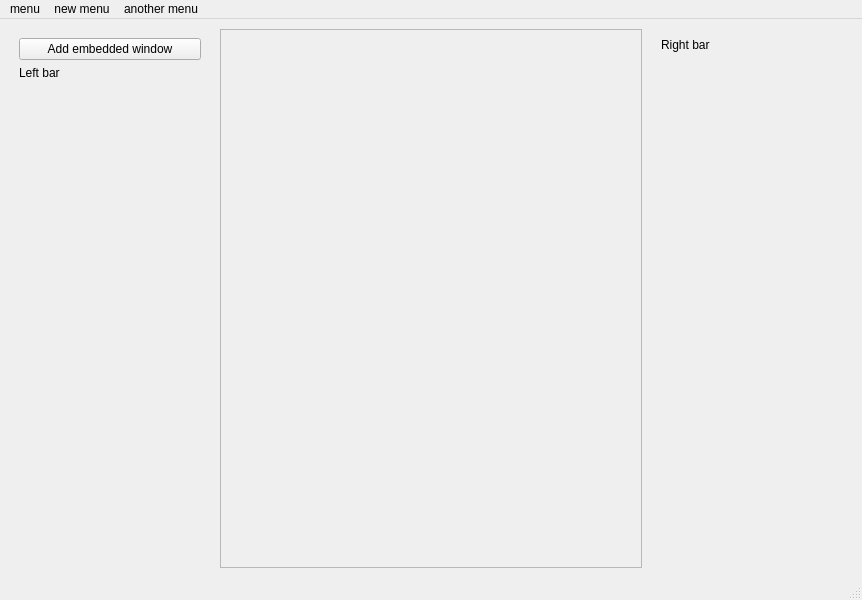
<?xml version='1.0' encoding='utf-8'?>
<ui version="4.0">
 <class>MainWindow</class>
 <widget class="QMainWindow" name="MainWindow">
  <property name="geometry">
   <rect>
    <x>0</x>
    <y>0</y>
    <width>862</width>
    <height>600</height>
   </rect>
  </property>
  <property name="windowTitle">
   <string>QCustomEmbeddedWindow Example</string>
  </property>
  <widget class="QWidget" name="centralwidget">
   <layout class="QHBoxLayout" name="horizontalLayout">
    <property name="spacing">
     <number>10</number>
    </property>
    <property name="leftMargin">
     <number>10</number>
    </property>
    <property name="topMargin">
     <number>10</number>
    </property>
    <property name="rightMargin">
     <number>10</number>
    </property>
    <property name="bottomMargin">
     <number>10</number>
    </property>
    <item>
     <widget class="QWidget" name="leftBar" native="true">
      <property name="minimumSize">
       <size>
        <width>200</width>
        <height>0</height>
       </size>
      </property>
      <layout class="QVBoxLayout" name="leftBarLayout">
       <item>
        <widget class="QPushButton" name="addWindowBtn">
         <property name="text">
          <string>Add embedded window</string>
         </property>
        </widget>
       </item>
       <item>
        <widget class="QLabel" name="leftLabel">
         <property name="text">
          <string>Left bar</string>
         </property>
        </widget>
       </item>
       <item>
        <spacer name="leftSpacer">
         <property name="orientation">
          <enum>Qt::Vertical</enum>
         </property>
         <property name="sizeHint" stdset="0">
          <size>
           <width>20</width>
           <height>40</height>
          </size>
         </property>
        </spacer>
       </item>
      </layout>
     </widget>
    </item>
    <item>
     <widget class="QScrollArea" name="scrollArea">
      <property name="widgetResizable">
       <bool>true</bool>
      </property>
      <widget class="QWidget" name="scrollAreaWidgetContents">
       <property name="geometry">
        <rect>
         <x>0</x>
         <y>0</y>
         <width>430</width>
         <height>526</height>
        </rect>
       </property>
       <layout class="QVBoxLayout" name="scrollLayout" />
      </widget>
     </widget>
    </item>
    <item>
     <widget class="QWidget" name="rightBar" native="true">
      <property name="minimumSize">
       <size>
        <width>200</width>
        <height>0</height>
       </size>
      </property>
      <layout class="QVBoxLayout" name="rightBarLayout">
       <item>
        <widget class="QLabel" name="rightLabel">
         <property name="text">
          <string>Right bar</string>
         </property>
        </widget>
       </item>
       <item>
        <spacer name="rightSpacer">
         <property name="orientation">
          <enum>Qt::Vertical</enum>
         </property>
         <property name="sizeHint" stdset="0">
          <size>
           <width>20</width>
           <height>40</height>
          </size>
         </property>
        </spacer>
       </item>
      </layout>
     </widget>
    </item>
   </layout>
  </widget>
  <widget class="QMenuBar" name="menubar">
   <property name="geometry">
    <rect>
     <x>0</x>
     <y>0</y>
     <width>862</width>
     <height>33</height>
    </rect>
   </property>
   <widget class="QMenu" name="menuFile">
    <property name="title">
     <string>menu</string>
    </property>
   </widget>
   <widget class="QMenu" name="menuNew">
    <property name="title">
     <string>new menu</string>
    </property>
   </widget>
   <widget class="QMenu" name="menuAnother">
    <property name="title">
     <string>another menu</string>
    </property>
   </widget>
   <addaction name="menuFile" />
   <addaction name="menuNew" />
   <addaction name="menuAnother" />
  </widget>
  <widget class="QStatusBar" name="statusbar" />
 </widget>
 <connections />
<customwidgets><customwidget><class>QPushButton</class><extends>QPushButton</extends><header location="global">Custom_Widgets.Theme.h</header><container>1</container></customwidget><customwidget><class>QLabel</class><extends>QLabel</extends><header location="global">Custom_Widgets.Theme.h</header><container>1</container></customwidget></customwidgets></ui>
